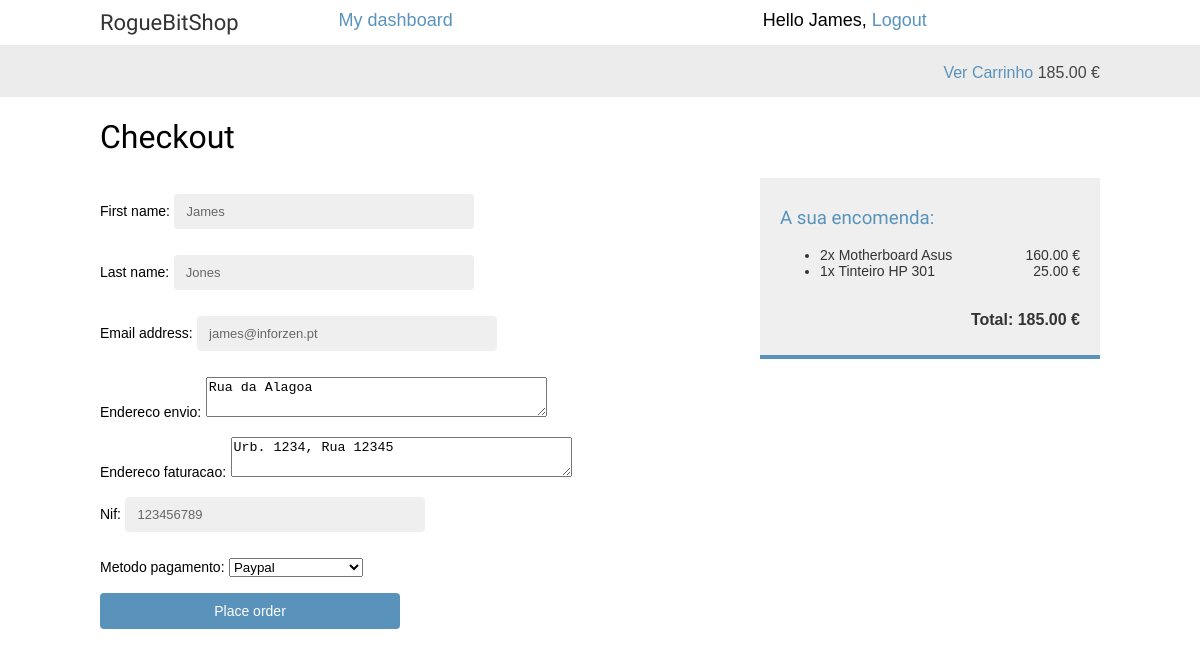
Before: /orders/create/ (signed in) with the older database file.
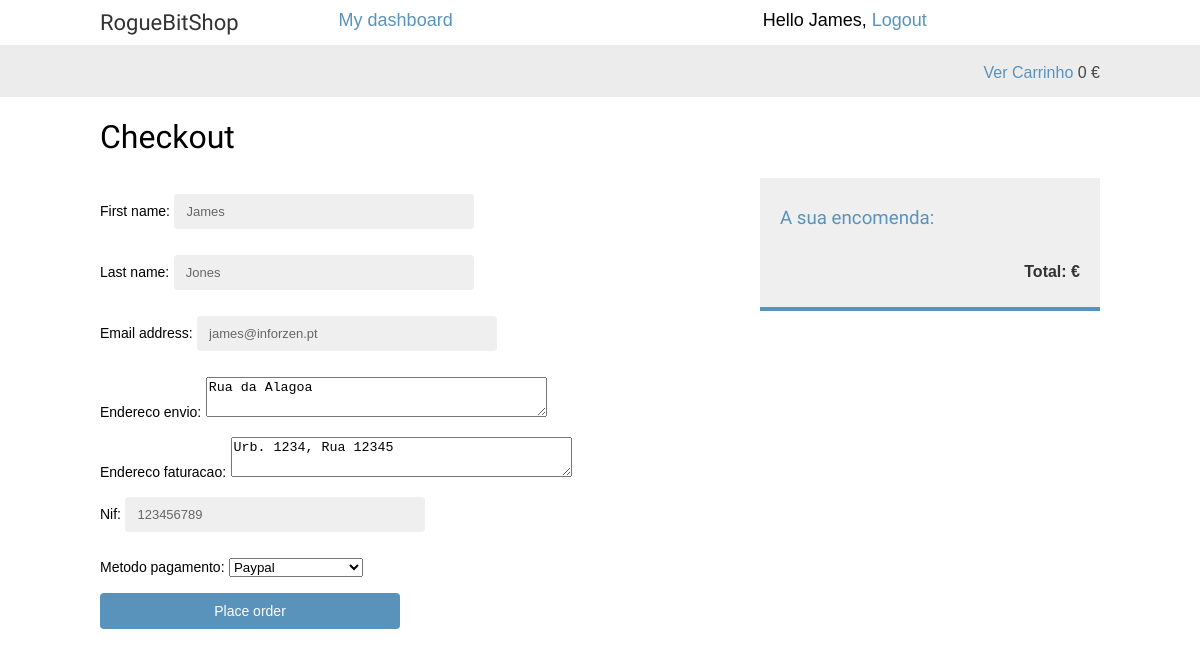
After: the same page with the newer database file.
### cart/models.py (models this page shows, shortened)
class Carrinho(models.Model):
    utilizador = models.ForeignKey(User, on_delete=models.CASCADE, null=True, blank=True)
    total = models.DecimalField(default=0.00, max_digits=10, decimal_places=2)
    criado = models.DateTimeField(auto_now_add=True)
    atualizado = models.DateTimeField(auto_now=True)

class Item(models.Model):
    produto = models.ForeignKey(Produto, on_delete=models.CASCADE, null=True)
    carrinho = models.ForeignKey(Carrinho, on_delete=models.CASCADE, null=True)
    quantidade = models.PositiveIntegerField()
    class Meta:
        unique_together = ('produto', 'carrinho')
    def get_total_price(self):
        return self.produto.preco * self.quantidade

### shop/models.py (models this page shows, shortened)
class Produto(models.Model):
    subcategoria = models.ForeignKey(SubCategoria, on_delete=models.CASCADE)
    nome = models.CharField(max_length=200, db_index=True)
    slug = models.SlugField(max_length=200, db_index=True)
    imagem = models.ImageField(upload_to='products/%Y/%m/%d', blank=True)
    descricao = models.TextField(max_length=300, blank=True)
    preco = models.DecimalField(max_digits=10, decimal_places=2)
    stock = models.PositiveIntegerField()
    disponivel = models.BooleanField(default=True)
    criado = models.DateTimeField(auto_now_add=True)
    atualizado = models.DateTimeField(auto_now=True)
    class Meta:
        ordering = ('nome',)
        index_together = (('id', 'slug'),)

### orders/views.py (the view)
def order_create(request):
    utilizador = request.user
    carrinho = Carrinho.objects.filter(utilizador=utilizador).last()
    itens_carrinho = Item.objects.filter(carrinho=carrinho)
    if request.method == 'POST':
        form = OrderCreateForm(request.POST)
        if form.is_valid():
            order = form.save()
            for item in itens_carrinho:
                OrderItem.objects.create(order=order,
                    produto=item.produto,
                    preco=item.get_total_price() , #preco total dos elementos da linha
                    quantidade=item.quantidade)
                item.produto.stock = item.produto.stock - item.quantidade
                item.produto.save()
        carrinho.delete()
        return render(request,
            'orders/order/created.html',
            {'order': order})
    else:
        form = OrderCreateForm()
        utilizador_form = UserCreateForm(instance=request.user)
        perfil_form = PerfilCreateForm(instance=request.user.perfil)
    return render(request,
        'orders/order/create.html',
        {'itens_carrinho': itens_carrinho,
         'form': form,
         'utilizador_form': utilizador_form,
         'perfil_form': perfil_form,
         'carrinho':carrinho,
         'utilizador':utilizador })

### orders/forms.py
class OrderCreateForm(forms.ModelForm):
    class Meta:
        model = Order
        fields = ['first_name', 'last_name', 'email', 'endereco_envio','endereco_faturacao', 'nif','metodo_pagamento']

class UserCreateForm(forms.ModelForm):
    class Meta:
        model = User
        fields = ('first_name','last_name','email')

### shop/context_processors.py (called while the page is built)
def total_on_base(request):
    utilizador = request.user
    if utilizador.is_authenticated():
        if not Carrinho.objects.filter(utilizador=utilizador):
            total_on_base = 0
        else:
            carrinho = Carrinho.objects.filter(utilizador=utilizador).last()
            total_on_base = carrinho.total
    else:
        total_on_base = 0
    return {'total_on_base': total_on_base}

### shop/models.py (called while the page is built)
    def __str__(self):
        return '{}'.format(self.metodo_pagamento)

### orders/templates/orders/order/create.html (shortened to what this page needs)
{% extends "shop/base.html" %}
{% block content %}
    <h1>Checkout</h1>
    <div class="order-info">
        <h3>A sua encomenda:</h3>
        <ul>
            {% for item in itens_carrinho %}
                <li>
                    {{ item.quantidade }}x {{ item.produto.nome }}
                    <span>{{ item.get_total_price}} €</span>
                </li>
            {% endfor %}
        </ul>
        <p>Total: {{ carrinho.total }} €</p>
    </div>
    <form action="." method="post" class="order-form">
        {{ utilizador_form.as_p }}
        {{ perfil_form.as_p }}
        <p><input type="submit" value="Place order"></p>
    </form>
{% endblock %}

### shop/templates/shop/base.html (shortened to what this page needs)
{% load static %}
<html>
    <head>
        <link href="{% static "css/base.css" %}" rel="stylesheet">
    </head>
    <body>
        <div id="header">
            <a href="/shop" class="logo">RogueBitShop</a>
            <div>
                {% if request.user.is_authenticated %}
                    <a href="{% url "shop:dashboard" %}">My dashboard</a>
                    <span>Hello {{ request.user.first_name }},</span>
                    <a href="{% url "shop:loggedout" %}">Logout</a>
                {% else %}
                    <a href="{% url "shop:login" %}">Log-in</a>
                    <span style="display:inline-block; width: 2%;"></span><a href = "{% url "shop:register" %}"> Registar </a>
                {% endif %}
            </div>
        </div>
        <div id="subheader">
            <div class="cart">
                {% if request.user.is_authenticated %}
                    <a href="{% url "cart:mostrar_carrinho" %}">Ver Carrinho</a>
                    {{ total_on_base }} €
                {% endif %}
            </div>
        </div>
        <div id="content">
            {% block content %}
            {% endblock %}
        </div>
    </body>
</html>

Changed rows visible on the page:
removed Carrinho: total "185.00"
removed Item: quantidade "2", produto.nome "Motherboard Asus", get_total_price "160.00"
removed Item: quantidade "1", produto.nome "Tinteiro HP 301", get_total_price "25.00"
Other visible differences:
{{ total_on_base }}: (not shown) → "0"
